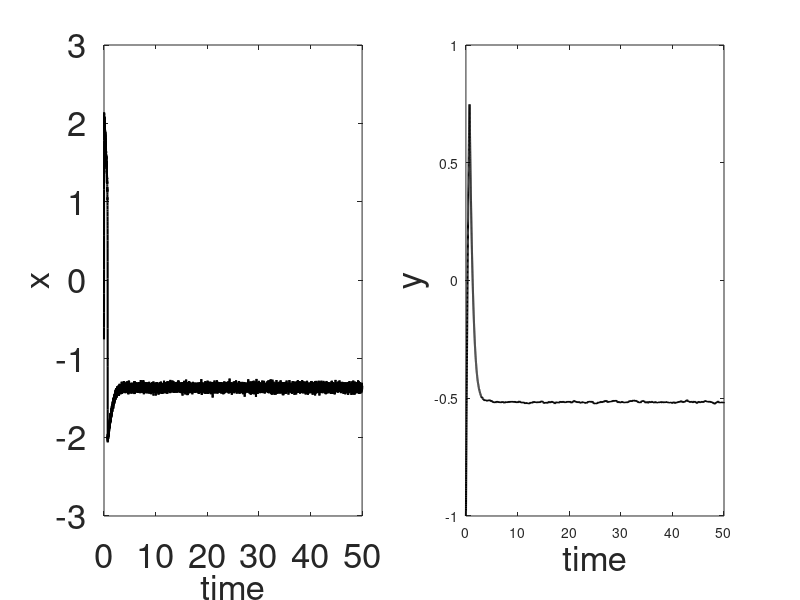
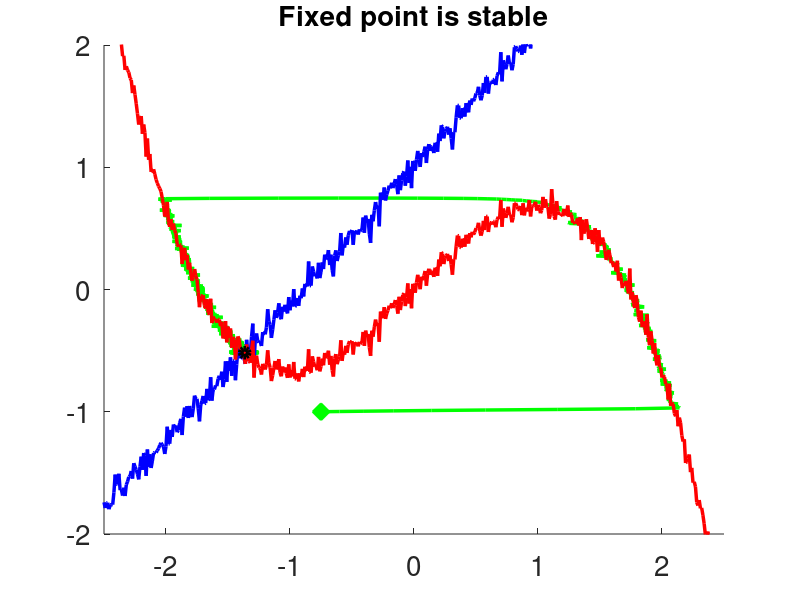

Write MATLAB code to recreate these figures, in order.
close all;

% simple FitzHugh-Naguma Model - nullcline analysis
a=0.90;
eps=1;

xlimit=2.5;
ylimit=2;
x=-xlimit:0.1:xlimit;
y=x-x.^3/3;
yy=-ylimit:0.1:ylimit;
xx=-a*ones(1,length(yy));

lambda(1)= (1-a^2 + sqrt( (1-a^2)^2-4*eps) )/(2*eps);
lambda(2)= (1-a^2 - sqrt( (1-a^2)^2-4*eps) )/(2*eps);

dt=0.002;
t0=0;
tf=50;
t=t0:dt:tf;
N=length(t);

xt=zeros(1,N);
yt=zeros(1,N);
xt(1)=-0.05;
yt(1)=-.75;

% for i=1:N-1
%    xt(i+1)=xt(i)+(xt(i)-xt(i)^3/3-yt(i))*dt/eps;
%    yt(i+1)=yt(i)+(xt(i)+a)*dt;
% end

% figure(1)
% subplot(1,2,1)
% set(gca,'FontSize',25);
% plot(t,xt,'k','LineWidth',1.5)
% xlabel('time','FontSize',25)
% ylabel('x','FontSize',25)
% subplot(1,2,2)
% set(gca,'FontSize',25);
% plot(t,yt,'k','LineWidth',1.5)
% xlabel('time','FontSize',25)
% ylabel('y','FontSize',25)
% 
% figure(2)
% hold on
% axis([-xlimit xlimit -ylimit ylimit])
% set(gca,'FontSize',25);
% plot(xt,yt, 'g', 'LineWidth',4)
% plot(xt(1),yt(1), 'xg', 'LineWidth',10)
% plot(x,y, 'r', 'LineWidth', 2.5)
% plot(xx,yy, 'b', 'LineWidth', 2.5)
% xlabel('x','FontSize',20)
% ylabel('y','FontSize',20)
% if lambda < 0
% plot(-a, -a+a^3/3, 'ok', 'LineWidth',4)
% title('Fixed point is stable', 'FontSize',20)
% else
%     plot(-a, -a+a^3/3, 'ks', 'LineWidth',3)
%     title('Fixed point is unstable', 'FontSize',20)
% end
% hold off

% extended FitzHugh-Nagumo Model

a1=0.90;
eps1=0.005;
gamma=0.9;

xT=zeros(1,N);
noise=wgn(1,N,1); %gaussian white noise
yT=xT;
xT(1)=-0.75;
yT(1)=-1;
D=0.05;  %noise strength

x_limit=2.5;
y_limit=1;
xE=-x_limit:0.01:x_limit;
yE=(xE+a1+D*noise(1,1:length(xE)))./gamma;
yE2=(xE-xE.^3/3+D*noise(1,1:length(xE)));



for i=1:N-1
   xT(i+1)=xT(i)+(xT(i)-xT(i)^3/3-yT(i))*dt/eps1+D*noise(1,i+1)*dt/eps1; 
   yT(i+1)=yT(i)+(xT(i)-gamma*yT(i)+a1)*dt+D*noise(1,i+1)*dt;
end

figure(3)
subplot(1,2,1)
plot(t,xT,'k','LineWidth',1.5)
set(gca,'FontSize',25);
xlabel('time','FontSize',25)
ylabel('x','FontSize',25)
subplot(1,2,2)
set(gca,'FontSize',25);
plot(t,yT,'k','LineWidth',1.5)
xlabel('time','FontSize',25)
ylabel('y','FontSize',25)

ny=0;
% intersection of nullclines
b0=-2;
% b = fsolve(@(b) b*(gamma-1) - (gamma/3)*b^3 + ny*(gamma-1)-a, b0)

b = fsolve(@(b) b^3 + (3/gamma -3)*b + 3*a1/gamma, b0)
c = (b+a1+ny)/gamma
d = b-b^3/3 + ny

lambda1(1)= ((1-b^2-gamma*eps1) + sqrt((1-b^2-gamma*eps1)^2 - 4*(gamma*eps1*b^2 + eps1 - gamma*eps1)  ) )/2;
lambda1(2)= ((1-b^2-gamma*eps1) - sqrt((1-b^2-gamma*eps1)^2 - 4*(gamma*eps1*b^2 + eps1 - gamma*eps1)  )) /2;

figure(4)
hold on
plot(xT,yT, 'g', 'LineWidth',2.5)
plot(xT(1),yT(1), 'xg', 'LineWidth',10)
plot(xE,yE,'b', 'LineWidth', 2.5)
set(gca,'FontSize',20);
plot(xE,yE2, 'r', 'LineWidth', 2.5)
if lambda1 <0 
    plot(b,c, 'ok', 'LineWidth',4)
    title('Fixed point is stable', 'FontSize',20)
else
    plot(b,c, 'sk', 'LineWidth',4)
    title('Fixed point is unstable', 'FontSize',20)
end
    
    axis([-x_limit x_limit -ylimit ylimit])
hold off